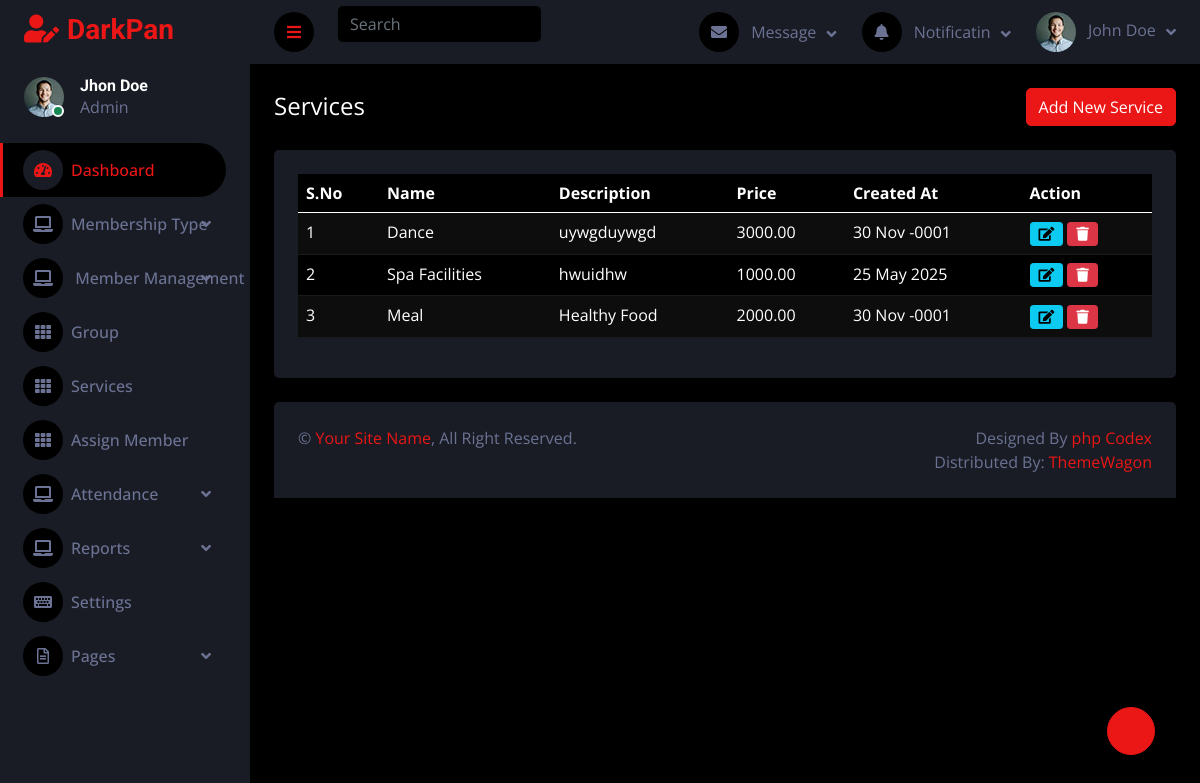
/view_services.php (signed in), run on the app's committed database.
### tables this page shows
CREATE TABLE IF NOT EXISTS `services` (
  `id` int NOT NULL AUTO_INCREMENT,
  `name` varchar(250) DEFAULT NULL,
  `description` text,
  `price` decimal(10,2) DEFAULT NULL,
  `created_at` timestamp(6) NULL DEFAULT NULL,
  PRIMARY KEY (`id`)
);

### view_services.php (the view)
<?php include "common/header.php"; ?>
<div class="container-fluid pt-4 px-4">
    <div class="row g-4">
        <div class="clearfix">
            <span class="float-start text-white fs-4">Services</span>
            <a href="add_services.php" class="btn btn-primary float-end">Add New Service</a>
        </div>
        <div class="col-sm-12">
            <div class="bg-secondary rounded h-100 p-4">
                <table class="table table-dark table-striped">
                    <thead>
                        <tr>
                            <th scope="col">S.No</th>
                            <th scope="col">Name</th>
                            <th scope="col">Description</th>
                            <th scope="col">Price</th>
                            <th scope="col">Created At</th>
                            <th scope="col">Action</th>
                        </tr>
                    </thead>
                    <tbody>
                        <?php
                        $sql = mysqli_query($conn, "SELECT * FROM `services` ORDER BY id DESC");
                        $sno = 1;
                        while ($row = mysqli_fetch_assoc($sql)) {
                            echo "<tr>
                                    <td>{$sno}</td>
                                    <td>{$row['name']}</td>
                                    <td>{$row['description']}</td>
                                    <td>{$row['price']}</td>
                                    <td>" . date('d M Y', strtotime($row['created_at'])) . "</td>
                                    <td>
                                        <a class='btn btn-sm btn-info' href='edit_services.php?id={$row['id']}'><i class='fa fa-edit'></i></a>
                                        <a class='btn btn-sm btn-danger' href='delete_service.php?id={$row['id']}'><i class='fa fa-trash'></i></a>
                                    </td>
                                </tr>";
                            $sno++;
                        }
                        ?>
                    </tbody>
                </table>
            </div>
        </div>
    </div>
</div>
<?php include "common/footer.php"; ?>

### css/style.css (style rules this page uses)
.btn { transition: .5s; }

### data on the page
services: name "Dance", description "uywgduywgd", price "3000.00", created_at "30 Nov -0001"
services: name "Spa Facilities", description "hwuidhw", price "1000.00", created_at "25 May 2025"
services: name "Meal", description "Healthy Food", price "2000.00", created_at "30 Nov -0001"
